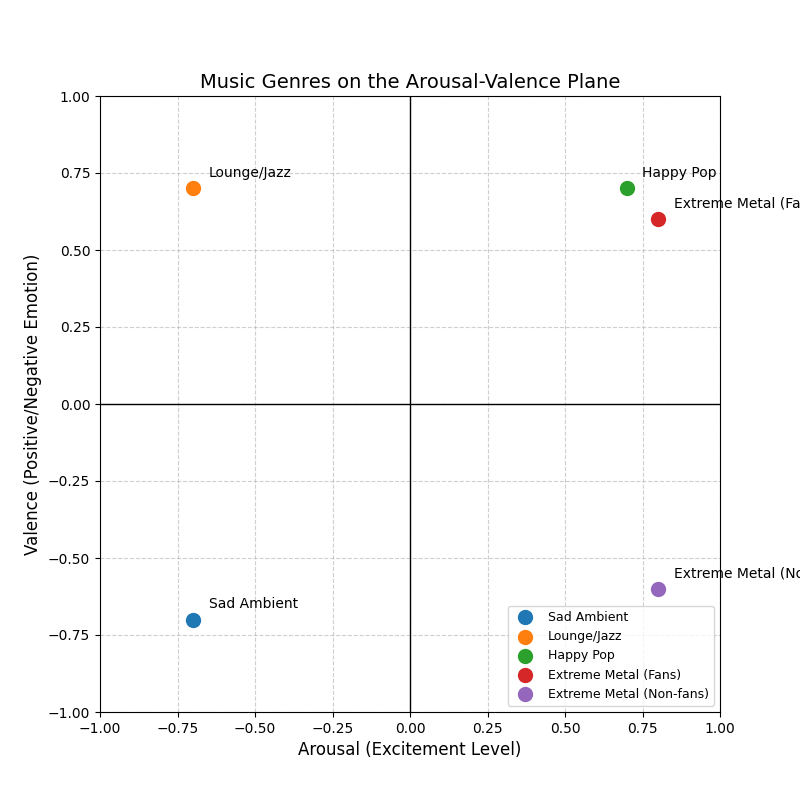

Write the Python code that produced this figure.
# This plot visualizes the relationship between arousal and valence in music.
# The numbers are hypothetical; they represent my understanding of this relationship.
# Feel free to modify it—add more genres, adjust the values, or experiment with different placements.

import numpy as np
import matplotlib.pyplot as plt

# Define the coordinates for different music genres on the arousal-valence plane
music_styles = {
    "Sad Ambient": (-0.7, -0.7),  # Low arousal, low valence
    "Lounge/Jazz": (-0.7, 0.7),   # Low arousal, high valence
    "Happy Pop": (0.7, 0.7),      # High arousal, high valence
    "Extreme Metal (Fans)": (0.8, 0.6),   # High arousal, high valence (for fans)
    "Extreme Metal (Non-fans)": (0.8, -0.6),  # High arousal, low valence (for non-fans)
}

# Create the plot
fig, ax = plt.subplots(figsize=(8, 8))

# Draw the axes
ax.axhline(0, color='black', linewidth=1)  # Horizontal line for valence
ax.axvline(0, color='black', linewidth=1)  # Vertical line for arousal

# Plot each music genre with its respective coordinates
for genre, (arousal, valence) in music_styles.items():
    ax.scatter(arousal, valence, label=genre, s=100)
    ax.text(arousal + 0.05, valence + 0.05, genre, fontsize=10, verticalalignment='center')

# Labels and title
ax.set_xlabel("Arousal (Excitement Level)", fontsize=12)
ax.set_ylabel("Valence (Positive/Negative Emotion)", fontsize=12)
ax.set_title("Music Genres on the Arousal-Valence Plane", fontsize=14)
ax.set_xlim(-1, 1)
ax.set_ylim(-1, 1)

# Grid and legend
ax.grid(True, linestyle="--", alpha=0.6)
ax.legend(loc="lower right", fontsize=9)

# Show the plot
plt.show()
